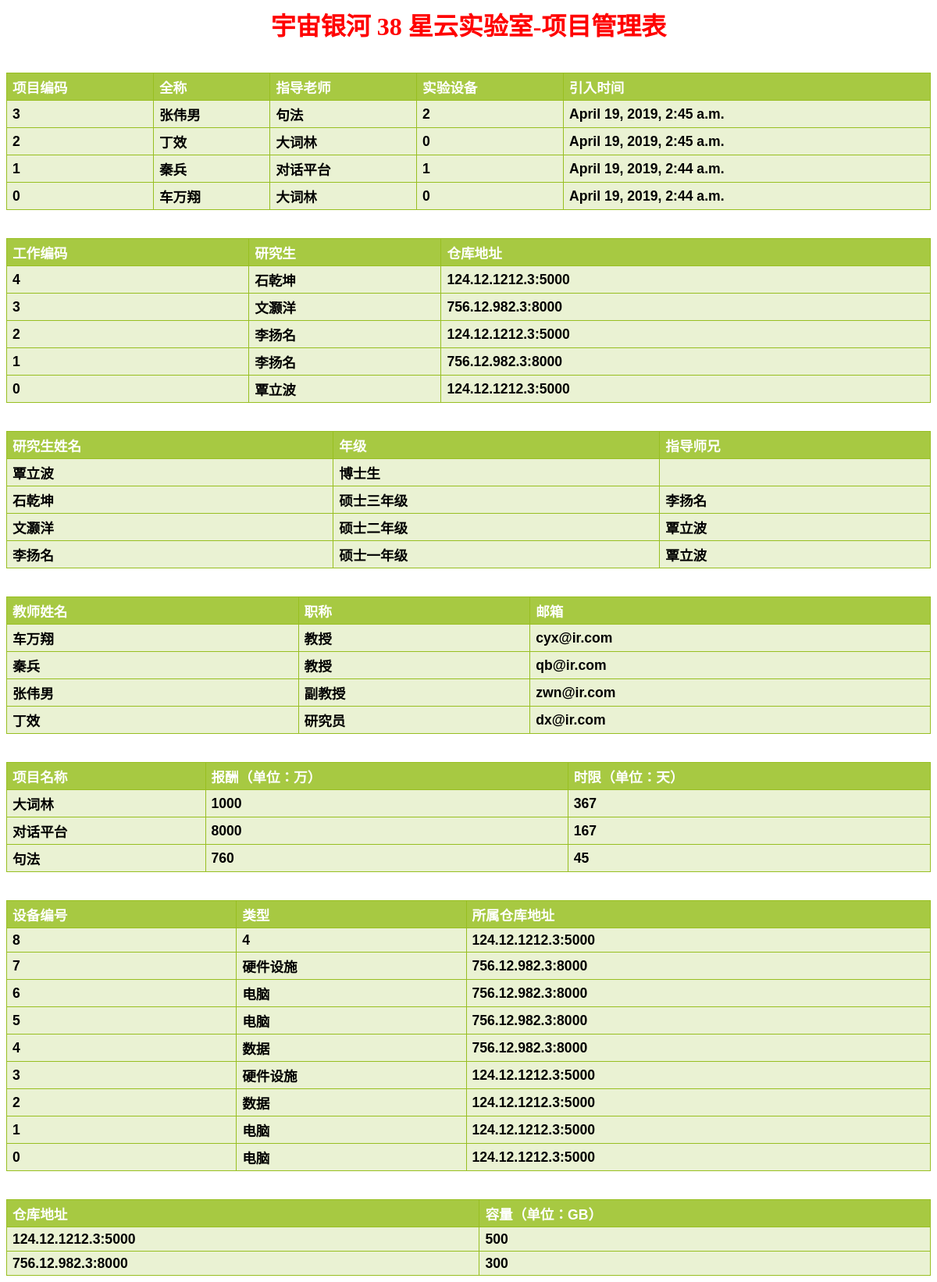
The app's page /database/detail with its own data.
### database/models.py (models this page shows)
class BroughtIn(models.Model):
    id = models.PositiveIntegerField(primary_key=True)
    teacher = models.ForeignKey(
        to=Teacher, to_field="name",
        on_delete=models.SET_NULL, null=True
    )
    project = models.ForeignKey(
        to=Project, to_field="name",
        on_delete=models.CASCADE, null=False
    )
    facility = models.ForeignKey(
        to=Facility, to_field="id",
        on_delete=models.SET_NULL, null=True
    )
    date = models.DateTimeField()

class Teacher(models.Model):
    name = models.CharField(
        primary_key=True, max_length=200
    )
    email = models.EmailField(
        unique=True, max_length=200
    )
    position = models.CharField(max_length=200)

class Project(models.Model):
    name = models.CharField(
        primary_key=True, max_length=200
    )
    salary = models.PositiveIntegerField()
    coverage = models.PositiveIntegerField()

class Facility(models.Model):
    id = models.PositiveSmallIntegerField(
        primary_key=True
    )
    type = models.PositiveSmallIntegerField(
        choices=(
            (0, '电脑'),
            (1, '硬件设施'),
            (2, '数据')
        )
    )
    repository = models.ForeignKey(
        to=Repository, to_field="address",
        on_delete=models.CASCADE, null=False
    )

class WorkOn(models.Model):
    id = models.PositiveIntegerField(primary_key=True)
    graduate = models.ForeignKey(
        to=Graduate, to_field="name",
        on_delete=models.CASCADE, null=False
    )
    repository = models.ForeignKey(
        to=Repository, to_field="address",
        on_delete=models.CASCADE, null=False
    )

class Graduate(models.Model):
    name = models.CharField(
        primary_key=True, max_length=200
    )
    level = models.PositiveSmallIntegerField(
        choices=(
            (0, "硕士一年级"),
            (1, "硕士二年级"),
            (2, "硕士三年级"),
            (3, "博士生")
        )
    )
    leader = models.ForeignKey(
        to="self", to_field="name",
        on_delete=models.SET_NULL, null=True,
    )

class Repository(models.Model):
    address = models.CharField(
        primary_key=True, max_length=200
    )
    capacity = models.PositiveSmallIntegerField()

### database/views.py (the view)
# urls.py: path("detail", detail, name="detail"),
def detail(request):
    teacher_list = Teacher.objects.order_by("-name")
    project_list = Project.objects.order_by("-coverage")
    repository_list = Repository.objects.order_by("-capacity")
    facility_list = Facility.objects.order_by("-id")
    graduate_list = Graduate.objects.order_by("-level")
    brought_in_list = BroughtIn.objects.order_by("-date")
    work_on_list = WorkOn.objects.order_by("-id")
    context = {
        'teacher_list': teacher_list,
        'project_list': project_list,
        'repository_list': repository_list,
        'facility_list': facility_list,
        'graduate_list': graduate_list,
        'brought_in_list': brought_in_list,
        'work_on_list': work_on_list
    }
    return render(request, 'detail.html', context)

### database/templates/detail.html (shortened to what this page needs)
<html>
<head>
</head>
<h1 style="text-align:center;color:red">宇宙银河 38 星云实验室-项目管理表</h1>
<br/>
<body>
    <table id="customers">
        <tr>
            <th>项目编码</th>
            <th>全称</th>
            <th>指导老师</th>
            <th>实验设备</th>
            <th>引入时间</th>
        </tr>
        {% for brought_in in brought_in_list.all %}
        <tr class="alt">
            <th>{{ brought_in.id }}</th>
            <th>{{ brought_in.teacher.name }}</th>
            <th>{{ brought_in.project.name }}</th>
            <th>{{ brought_in.facility.id }}</th>
            <th>{{ brought_in.date }}</th>
        </tr>
        {% endfor %}
    </table>
    <br/>
    <br/>
    <table id="customers">
        <tr>
            <th>工作编码</th>
            <th>研究生</th>
            <th>仓库地址</th>
        </tr>
        {% for work_on in work_on_list.all %}
        <tr class="alt">
            <th>{{ work_on.id }}</th>
            <th>{{ work_on.graduate.name }}</th>
            <th>{{ work_on.repository.address }}</th>
        </tr>
        {% endfor %}
    </table>
    <br/>
    <br/>
    <table id="customers">
        <tr>
            <th>研究生姓名</th>
            <th>年级</th>
            <th>指导师兄</th>
        </tr>
        {% for graduate in graduate_list.all %}
        <tr class="alt">
            <th>{{ graduate.name }}</th>
            <th>{{ graduate.get_level_display }}</th>
            <th>{{ graduate.leader.name }}</th>
        </tr>
        {% endfor %}
    </table>
    <br/>
    <br/>
    <table id="customers">
        <tr>
            <th>教师姓名</th>
            <th>职称</th>
            <th>邮箱</th>
        </tr>
        {% for teacher in teacher_list.all %}
        <tr class="alt">
            <th>{{ teacher.name }}</th>
            <th>{{ teacher.position }}</th>
            <th>{{ teacher.email }}</th>
        </tr>
        {% endfor %}
    </table>
    <br/>
    <br/>
    <table id="customers">
        <tr>
            <th>项目名称</th>
            <th>报酬（单位：万）</th>
            <th>时限（单位：天）</th>
        </tr>
        {% for project in project_list.all %}
        <tr class="alt">
            <th>{{ project.name }}</th>
            <th>{{ project.salary }}</th>
            <th>{{ project.coverage }}</th>
        </tr>
        {% endfor %}
    </table>
    <br/>
    <br/>
    <table id="customers">
        <tr>
            <th>设备编号</th>
            <th>类型</th>
            <th>所属仓库地址</th>
        </tr>
        {% for facility in facility_list.all %}
        <tr class="alt">
            <th>{{ facility.id }}</th>
            <th>{{ facility.get_type_display }}</th>
            <th>{{ facility.repository.address }}</th>
        </tr>
        {% endfor %}
    </table>
    <br/>
    <br/>
    <table id="customers">
        <tr>
            <th>仓库地址</th>
            <th>容量（单位：GB）</th>
        </tr>
        {% for repository in repository_list.all %}
        <tr class="alt">
            <th>{{ repository.address }}</th>
            <th>{{ repository.capacity }}</th>
        </tr>
        {% endfor %}
    </table>
</body>

### database/templates/detail.html (style rules this page uses)
#customers { font-family:"Trebuchet MS", Arial, Helvetica, sans-serif; width:100%; border-collapse:collapse; }
#customers th, #customers th { font-size:1em; border:1px solid #98bf21; padding:3px 7px 2px 7px; }
#customers th { font-size:1.1em; text-align:left; padding-top:5px; padding-bottom:4px; background-color:#A7C942; color:#ffffff; }
#customers tr.alt th { color:#000000; background-color:#EAF2D3; }

### records on screen
BroughtIn: id "3", teacher.name "张伟男", project.name "句法", facility.id "2", date "April 19, 2019, 2:45 a.m."
BroughtIn: id "2", teacher.name "丁效", project.name "大词林", facility.id "0", date "April 19, 2019, 2:45 a.m."
BroughtIn: id "1", teacher.name "秦兵", project.name "对话平台", facility.id "1", date "April 19, 2019, 2:44 a.m."
BroughtIn: id "0", teacher.name "车万翔", project.name "大词林", facility.id "0", date "April 19, 2019, 2:44 a.m."
WorkOn: id "4", graduate.name "石乾坤", repository.address "124.12.1212.3:5000"
WorkOn: id "3", graduate.name "文灏洋", repository.address "756.12.982.3:8000"
WorkOn: id "2", graduate.name "李扬名", repository.address "124.12.1212.3:5000"
WorkOn: id "1", graduate.name "李扬名", repository.address "756.12.982.3:8000"
WorkOn: id "0", graduate.name "覃立波", repository.address "124.12.1212.3:5000"
Graduate: name "覃立波", level "博士生"
Graduate: name "石乾坤", level "硕士三年级", leader.name "李扬名"
Graduate: name "文灏洋", level "硕士二年级", leader.name "覃立波"
Graduate: name "李扬名", level "硕士一年级", leader.name "覃立波"
Teacher: name "车万翔", position "教授", email "cyx@ir.com"
Teacher: name "秦兵", position "教授", email "qb@ir.com"
Teacher: name "张伟男", position "副教授", email "zwn@ir.com"
Teacher: name "丁效", position "研究员", email "dx@ir.com"
Project: name "大词林", salary "1000", coverage "367"
Project: name "对话平台", salary "8000", coverage "167"
Project: name "句法", salary "760", coverage "45"
Facility: id "8", type "4", repository.address "124.12.1212.3:5000"
Facility: id "7", type "硬件设施", repository.address "756.12.982.3:8000"
Facility: id "6", type "电脑", repository.address "756.12.982.3:8000"
Facility: id "5", type "电脑", repository.address "756.12.982.3:8000"
Facility: id "4", type "数据", repository.address "756.12.982.3:8000"
Facility: id "3", type "硬件设施", repository.address "124.12.1212.3:5000"
Facility: id "2", type "数据", repository.address "124.12.1212.3:5000"
Facility: id "1", type "电脑", repository.address "124.12.1212.3:5000"
Facility: id "0", type "电脑", repository.address "124.12.1212.3:5000"
Repository: address "124.12.1212.3:5000", capacity "500"
Repository: address "756.12.982.3:8000", capacity "300"
